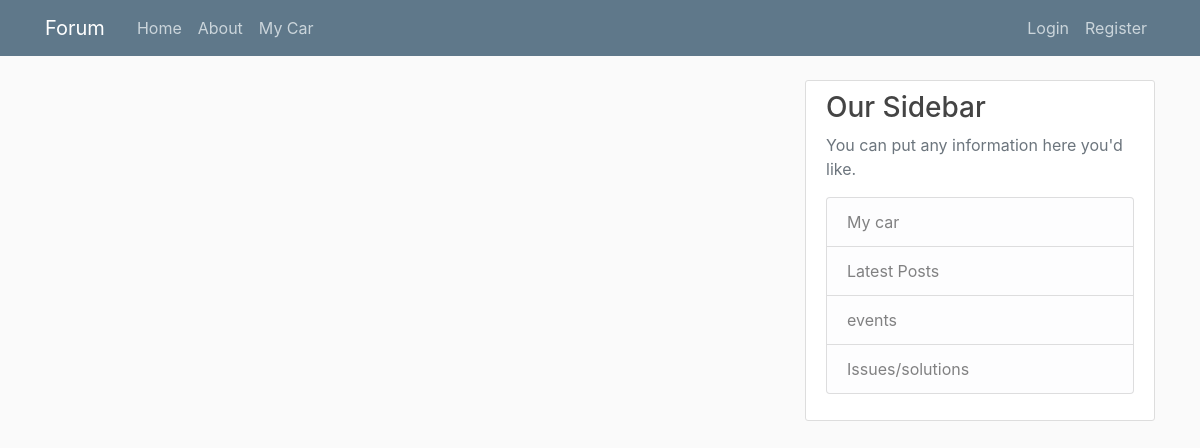
Before: / with the older database file.
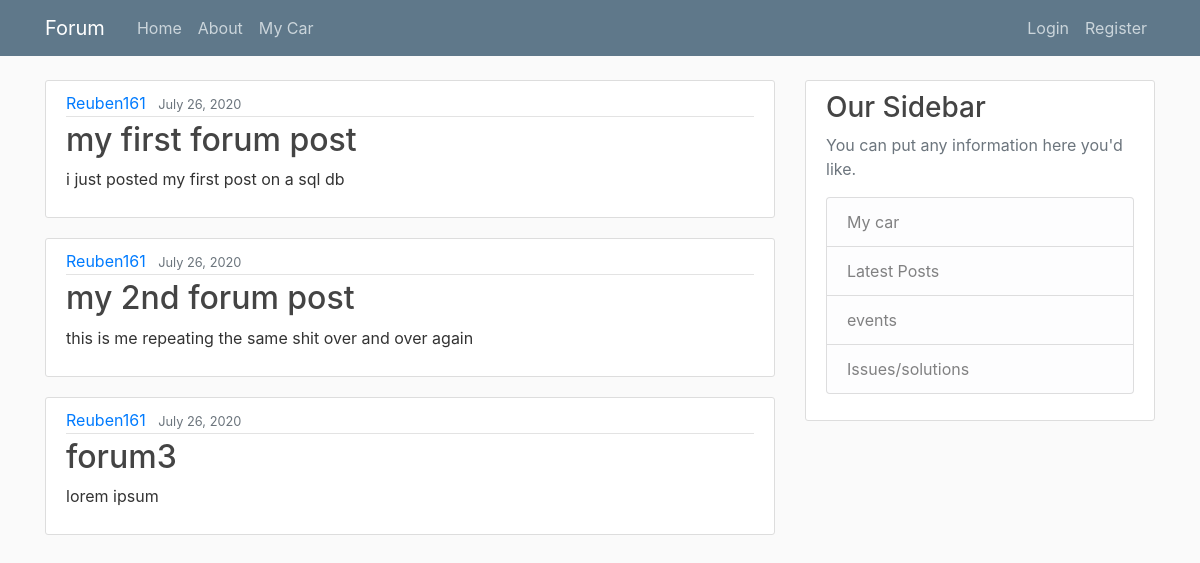
After: the same page with the newer database file.
### forum/models.py (models this page shows, shortened)
class Post(models.Model):
    title = models.CharField(max_length=100)
    content = models.TextField()
    date_posted = models.DateTimeField(default=timezone.now)
    author = models.ForeignKey(User, on_delete=models.CASCADE)

### forum/views.py (the view)
# urls.py: 2. Add a URL to urlpatterns:  path('', views.home, name='home')
def home(request):
    context = {
        "posts": Post.objects.all()
    }
    return render(request, "forum/Home.html", context)

### forum/templates/forum/Home.html
{% extends "forum/base.html" %}
{% block content %}
    {% for post in posts %}
        <article class="media content-section">
          <div class="media-body">
            <div class="article-metadata">
              <a class="mr-2" href="#">{{ post.author }}</a>
              <small class="text-muted">{{ post.date_posted|date:"F d, Y" }}</small>
            </div>
            <h2><a class="article-title" href="#">{{ post.title }}</a></h2>
            <p class="article-content">{{ post.content }}</p>
          </div>
        </article>
    {% endfor %}
{% endblock content %}

### forum/templates/forum/base.html (shortened to what this page needs)
{% load static %}
<!DOCTYPE html>
<html>
<head>
    <link rel="stylesheet" href="https://maxcdn.bootstrapcdn.com/bootstrap/4.0.0/css/bootstrap.min.css">
    <link rel="stylesheet" type="text/css" href="{% static 'forum/main.css' %}">
</head>
<body>
    <header class="site-header">
      <nav class="navbar navbar-expand-md navbar-dark bg-steel fixed-top">
        <div class="container">
          <a class="navbar-brand mr-4" href="{% url 'Forum-home' %}">Forum</a>
          <div class="collapse navbar-collapse" id="navbarToggle">
            <div class="navbar-nav mr-auto">
              <a class="nav-item nav-link" href="{% url 'Forum-home' %}">Home</a>
              <a class="nav-item nav-link" href="{% url 'Forum-about' %}">About</a>
                <a class="nav-item nav-link" href="{% url 'Forum-Mycar' %}">My Car</a>
            </div>
            <div class="navbar-nav">
              <a class="nav-item nav-link" href="#">Login</a>
              <a class="nav-item nav-link" href="#">Register</a>
            </div>
          </div>
        </div>
      </nav>
    </header>
    <main role="main" class="container">
      <div class="row">
        <div class="col-md-8">
          {% block content %}{% endblock %}
        </div>
        <div class="col-md-4">
          <div class="content-section">
            <h3>Our Sidebar</h3>
            <p class='text-muted'>You can put any information here you'd like.
              <ul class="list-group">
                <li class="list-group-item list-group-item-light">My car</li>
                <li class="list-group-item list-group-item-light">Latest Posts</li>
                <li class="list-group-item list-group-item-light">events</li>
                <li class="list-group-item list-group-item-light">Issues/solutions</li>
              </ul>
            </p>
          </div>
        </div>
      </div>
    </main>
</body>
</html>

### forum/static/forum/main.css (style rules this page uses)
body { background: #fafafa; color: #333333; margin-top: 5rem; }
h1, h2, h3, h4, h5, h6 { color: #444444; }
ul { margin: 0; }
.bg-steel { background-color: #5f788a; }
.site-header .navbar-nav .nav-link { color: #cbd5db; }
.content-section { background: #ffffff; padding: 10px 20px; border: 1px solid #dddddd; border-radius: 3px; margin-bottom: 20px; }
.article-title { color: #444444; }
.article-content { white-space: pre-line; }
.article-metadata { padding-bottom: 1px; margin-bottom: 4px; border-bottom: 1px solid #e3e3e3 }

Changed rows visible on the page:
added Post: author "Reuben161", date_posted "July 26, 2020", title "my first forum post", content "i just posted my first post on a sql db"
added Post: author "Reuben161", date_posted "July 26, 2020", title "my 2nd forum post", content "this is me repeating the same shit over and over again"
added Post: author "Reuben161", date_posted "July 26, 2020", title "forum3", content "lorem ipsum"
